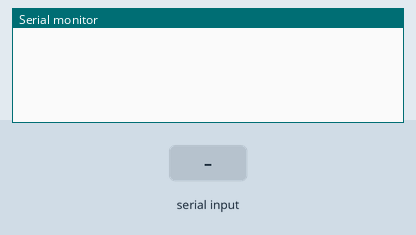
Recording of a sketch running on a simulated Arduino Uno, built with avr-gcc and run on an emulated ATmega328P. Parts: the last lines printed to the serial monitor. Inputs (shaded band) come from the test bench.

Above: at 1.2 s.
1.3 s: "90,45,200\n" received over Serial
At 2.5 s:
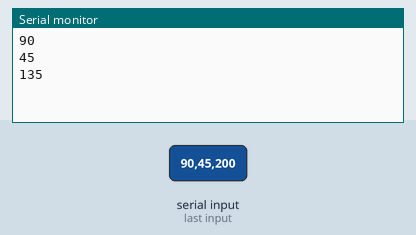
2.8 s: "30,150,10\n" received over Serial
At 4.2 s:
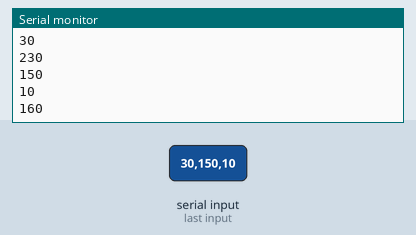
Timing chart, 0 to 5.8 s (numbered marks = the images above; inputs shaded):
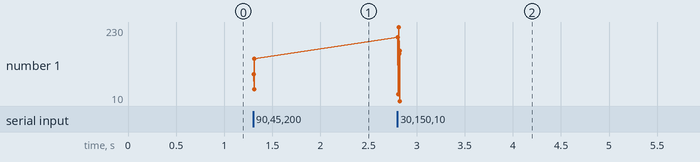

The sketch:

Serial-Communications.ino
```cpp
int i1;
int i2;
void setup()
{
  Serial.begin(9600);
  Serial.setTimeout(10);
}

void loop()
{
  if(Serial.available()){
    i1 = Serial.parseInt();
    i2 = Serial.parseInt();
    while(i2 == 0){
    	i2 = Serial.parseInt();
    }
    Serial.println(i1);
    Serial.println(i2);
    Serial.println(i1+i2);

  }
}
```

Measured:
- after the input at 1.3 s, the serial monitor: prints a new line at once (image 1)
- after the input at 2.8 s, the serial monitor: prints a new line at once (image 2)
- plotted number 1: 135 → 160 after the input at 2.8 s
